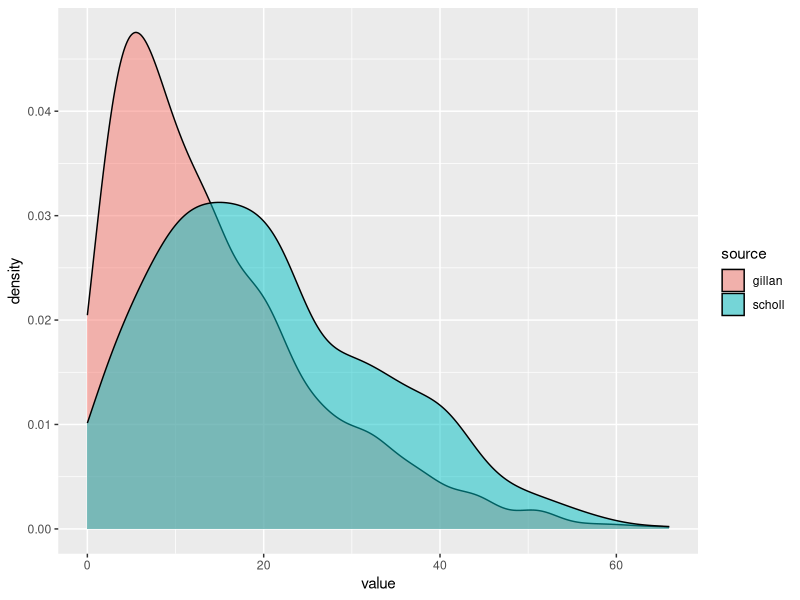
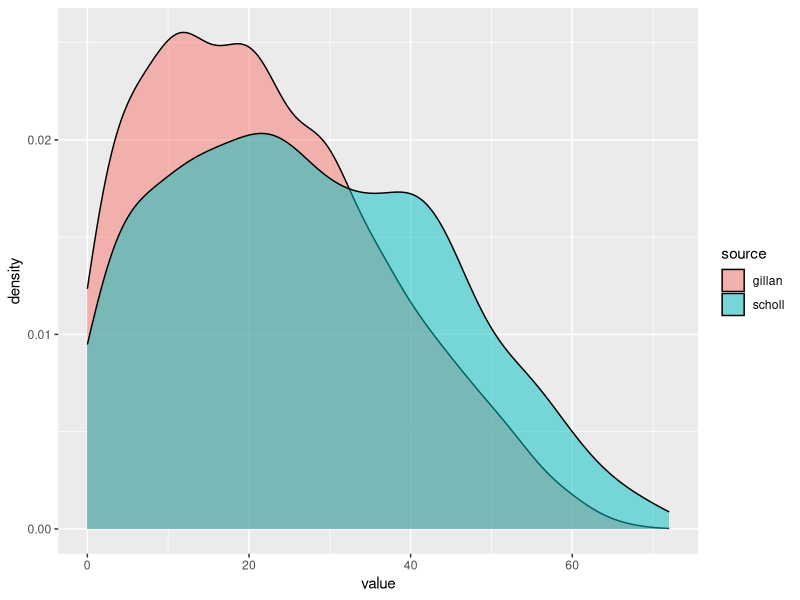
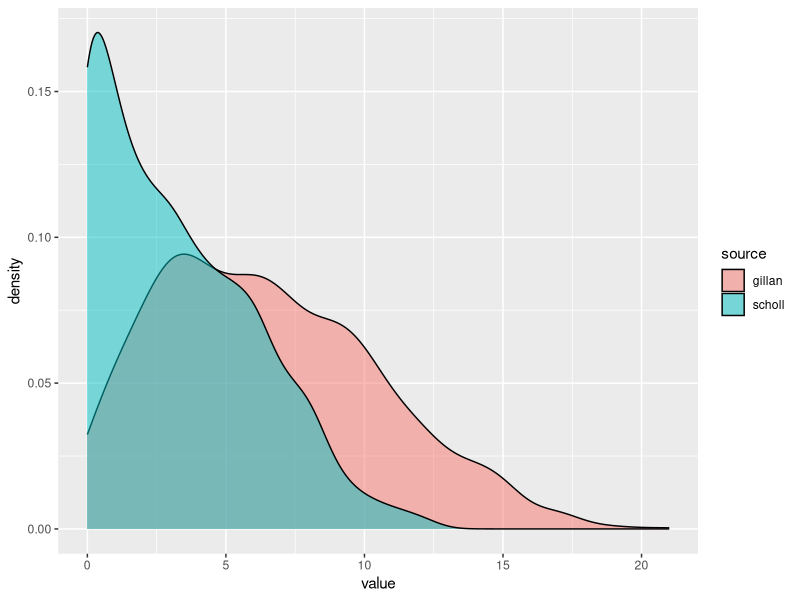
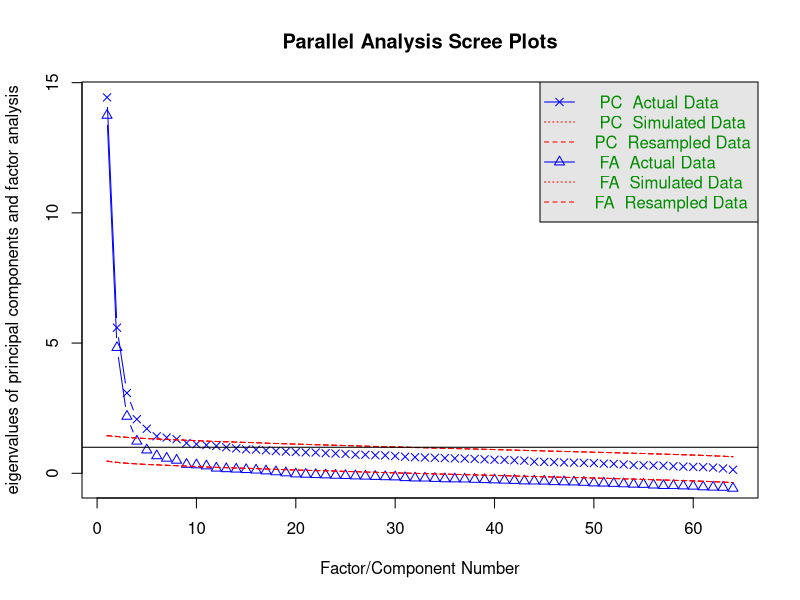
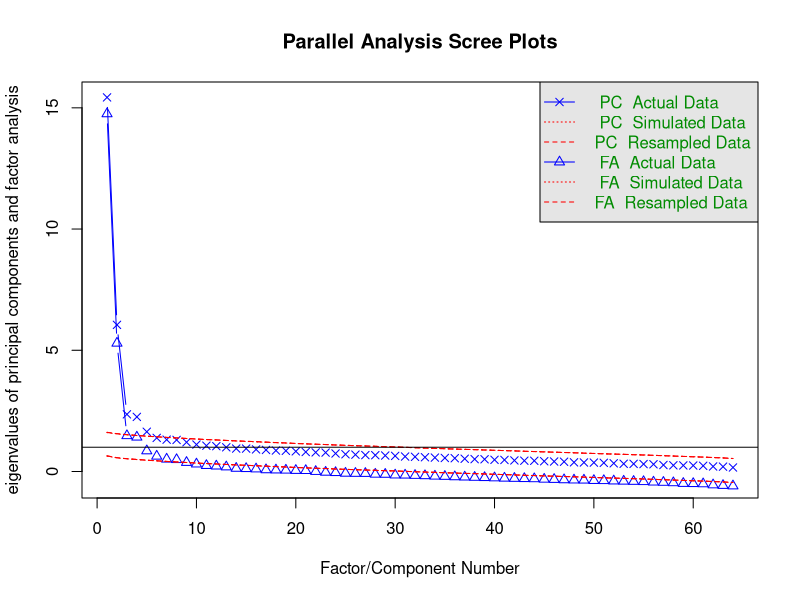
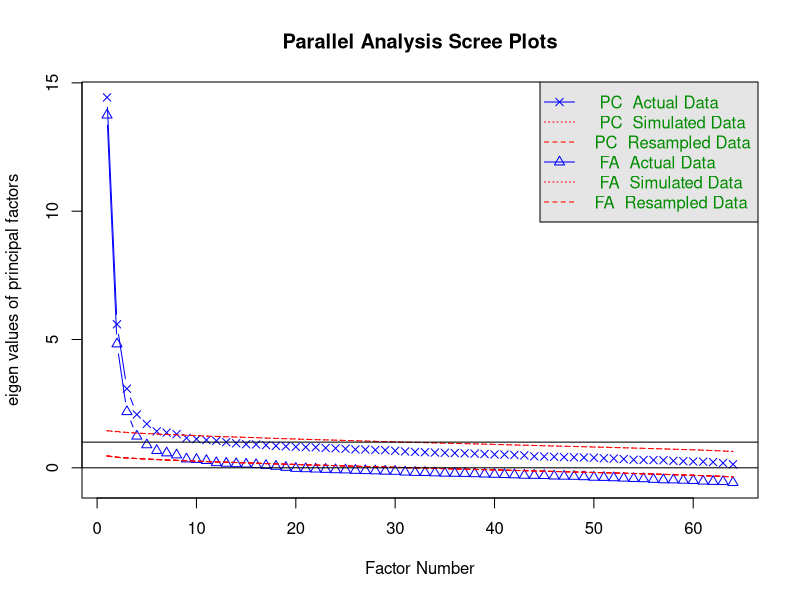
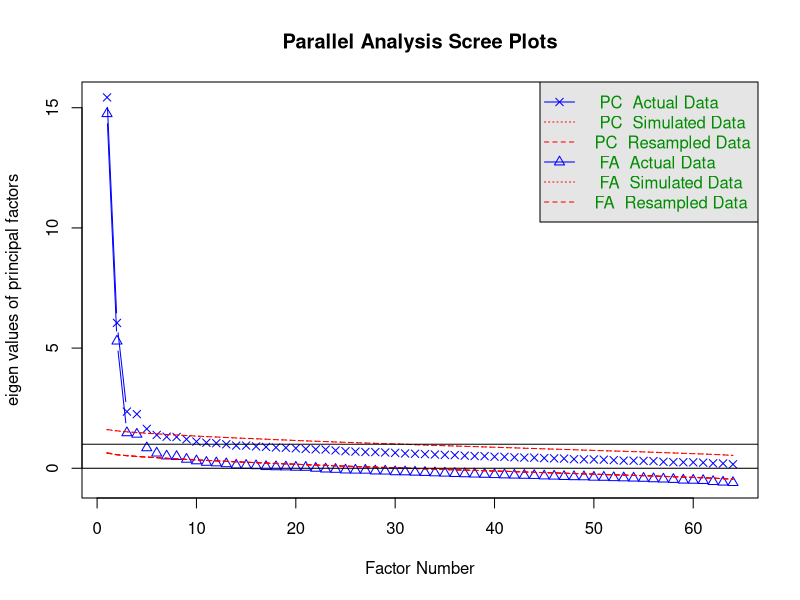
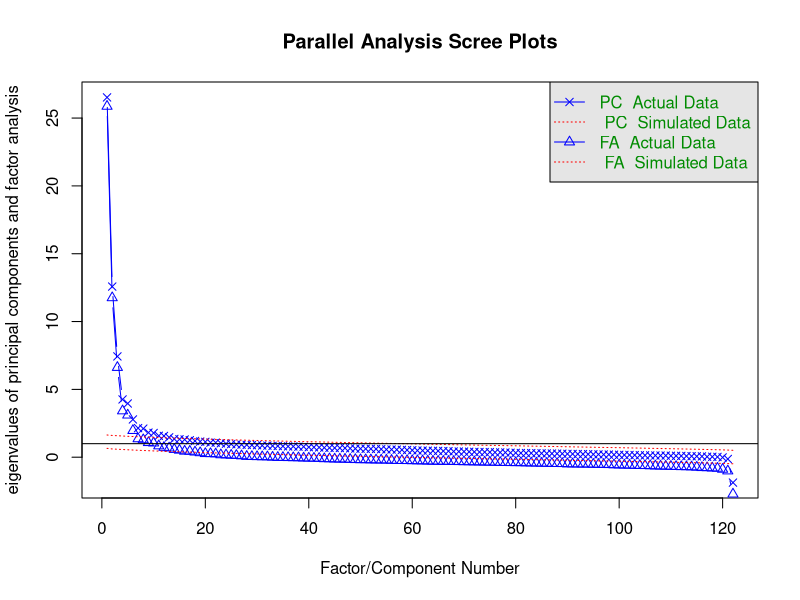

Write the R code that produced these figures, in order. (Note: this script raises an error after producing the figures.)
rm(list=ls()) #Clear the work space
dev.off() # clear all plots

#### Settings and loading the data ####

# dataFolder="~/Documents/GitHub/TUE00A_Retreat_dream_team/datasets"
#Load packages
library(ggplot2)

library(data.table)
library(tidyverse)
library(corrplot)

library(BayesFactor)
library(vegan)
library(psych)

Gillan <-read.csv('datasets/Gillanetal2016.csv')
Scholl <-read.csv('datasets/Scholletalraw.csv')

SchollProcessed <- read.csv('datasets/Scholletal2022.csv')
SchollProcessed[c("schizotypy_UnusualExperiences"                            , "schizotypy_UnusualExperiences")]

SCZ_G <- Gillan %>% select(SCZ_24:SCZ_33) %>% rowSums(na.rm = TRUE)
SCZ_G <- SCZ_G + Gillan %>% select(SCZ_1:SCZ_12) %>% rowSums(na.rm = TRUE)
OCI_G <- Gillan %>% select(OCI_1:OCI_18) %>% rowSums(na.rm = TRUE)
LSAS_G <- Gillan %>% select(LSAS_1:LSAS_24) %>% rowSums(na.rm = TRUE)

SCZ_S <- SchollProcessed %>%
    select(schizotypy_UnusualExperiences, schizotypy_UnusualExperiences) %>% rowSums(na.rm = TRUE)

OCI_S <- Scholl %>% select(OCI.Q1:OCI.Q18) %>% rowSums(na.rm = TRUE)
LSAS_S <- Scholl %>% select(SocialAnx.Q1:SocialAnx.Q24) %>% rowSums(na.rm = TRUE)

# check oci

ttestBF(x = OCI_G, y = OCI_S)
ttestBF(x = LSAS_G, y = LSAS_S)
ttestBF(x = SCZ_G, y = SCZ_S)


oci_plot <- rbind(data.table(source = "gillan", value = OCI_G),
      data.table(source = "scholl", value = OCI_S))

ggplot(oci_plot, aes(x = value, fill = source)) + geom_density(alpha = 0.5)

lsas_plot <- rbind(data.table(source = "gillan", value = LSAS_G),
      data.table(source = "scholl", value = LSAS_S))

ggplot(lsas_plot, aes(x = value, fill = source)) + geom_density(alpha = 0.5)

schizo <- rbind(data.table(source = "gillan", value = SCZ_G),
      data.table(source = "scholl", value = SCZ_S))

ggplot(schizo, aes(x = value, fill = source)) + geom_density(alpha = 0.5)

SCZ_G <- Gillan %>% select(SCZ_24:SCZ_33)
SCZ_G <- cbind(SCZ_G, Gillan %>% select(SCZ_1:SCZ_12))
OCI_G <- Gillan %>% select(OCI_1:OCI_18) 
LSAS_G <- Gillan %>% select(LSAS_1:LSAS_24)



SCZ_S <- Scholl %>% select(Schizo.Q1:Schizo.Q33)
OCI_S <- Scholl %>% select(OCI.Q1:OCI.Q18)
LSAS_S <- Scholl %>% select(SocialAnx.Q1:SocialAnx.Q24)



gillan_fa <- fa.parallel(cbind(OCI_G, SCZ_G, LSAS_G))
scholl_fa <- fa.parallel(na.omit(cbind(OCI_S, SCZ_S, LSAS_S)))

plot(gillan_fa)
plot(scholl_fa)

AES_G <- Gillan %>% select(AES_1:AES_18)
AES_S <- Scholl %>% select(AMI.Q1:AMI.Q18)

SDS_G <- Gillan %>% select(SDS_1:SDS_20)
SDS_S <- Scholl %>% select(BDI.Q1:BDI.Q21)

STA_G <- Gillan %>% select(STAI_1:STAI_20)
STA_S <- Scholl %>% select(traitAnx.Q1:traitAnx.Q20)


mixedCor(cbind(SCZ_G, OCI_G, LSAS_G, AES_G, SDS_G, STA_G), method = 'spearman', d = 1:22)

gillan_fa_full <- fa.parallel(
    mixedCor(cbind(SCZ_G, OCI_G, LSAS_G, AES_G, SDS_G, STA_G), method = 'spearman',
             d = 1:22, p = 23:122)$rho,
    n.iter = 20, n.obs = nrow(Gillan)
    )

scholl_fa_full <- fa.parallel(
    mixedCor(na.omit(cbind(SCZ_S, OCI_S, LSAS_S, AES_S, SDS_S, STA_S)),
             method = 'spearman', d = 1:22, p = 23:123)$rho,
    n.iter = 20, n.obs = nrow(Scholl)
    )

fa.diagram(
    mixedCor(cbind(SCZ_G, OCI_G, LSAS_G, AES_G, SDS_G, STA_G),
             method = 'spearman', d = 1:22, d = 1:22, p = 23:123)$rho
             )

fa.diagram(mixedCor(na.omit(cbind(SCZ_S, OCI_S, LSAS_S, AES_S, SDS_S, STA_S)),
           method = 'spearman', d = 1:22, p = 23:122)$rho
           )


mixedCor(complete_gillan[1:400,], method = 'spearman',
             d = 1:22, p = 23:122)$rho

complete_gillan <- cbind(SCZ_G, OCI_G, LSAS_G, AES_G, SDS_G, STA_G)

data_points <- seq(400, 1413, by = 20)


bigout <- data.frame()
for (i in data_points) {
    print(paste(which(data_points == i), '/', length(data_points), sep = ""))
    rownames(current) <- 1:nrow(current)
    output <- fa.parallel(
        mixedCor(na.omit(current), method = 'spearman', d = 1:22, p = 23:122, global = FALSE, use = 'na.or.complete.obs')$rho,
        n.iter = 20, n.obs = i
        )
    print(output$nfact)
    bigout <- rbind(bigout, cbind(i, output$nfact, output$ncomp))
}
